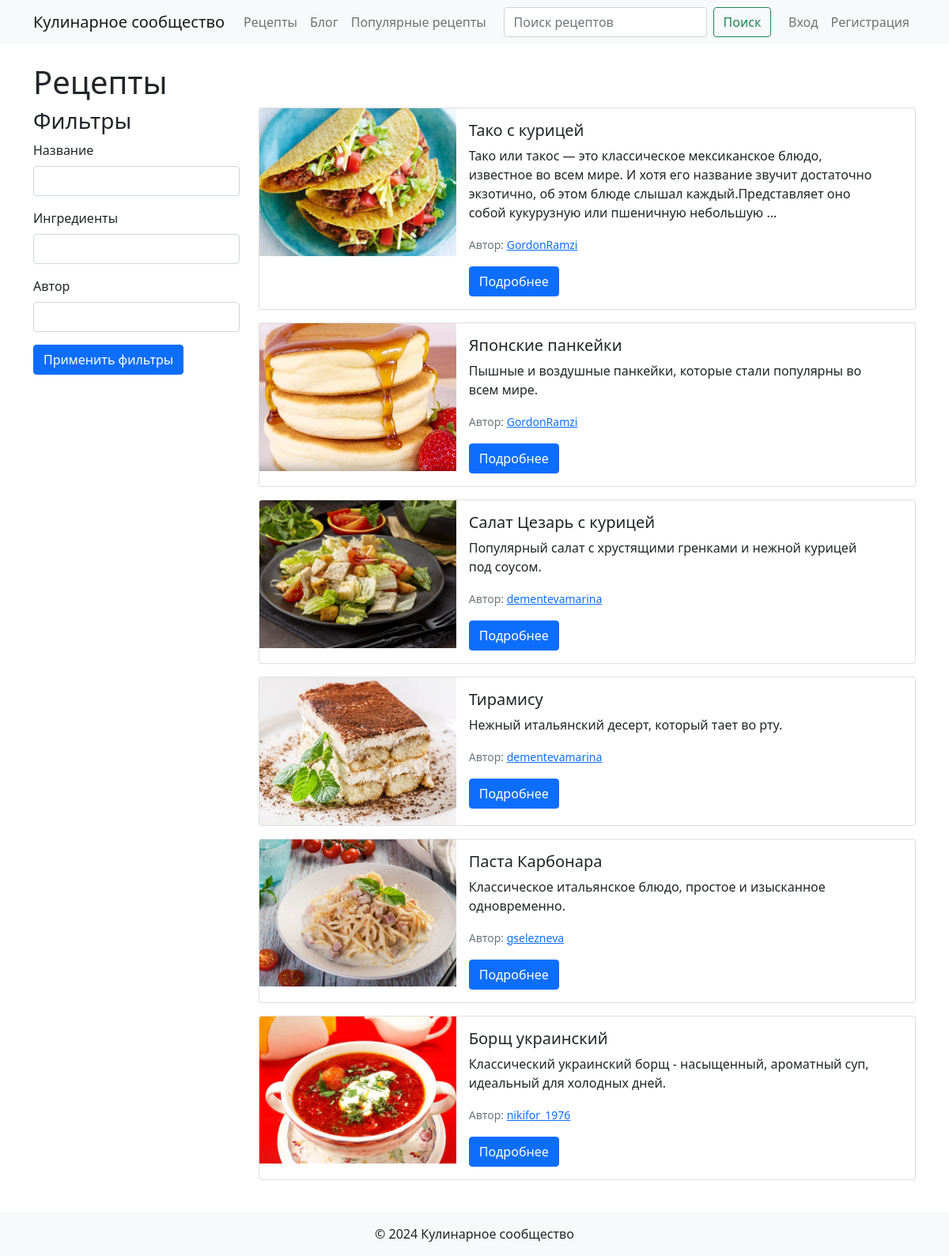
The app's page /recipes/ with its own data.
### recipes/models.py (models this page shows, shortened)
class Recipe(models.Model):
    title = models.CharField(max_length=200)
    description = models.TextField()
    ingredients = models.TextField()
    instructions = models.TextField()
    image = models.ImageField(upload_to='recipes/', blank=True, null=True)
    author = models.ForeignKey(User, on_delete=models.CASCADE)
    created_at = models.DateTimeField(auto_now_add=True)
    updated_at = models.DateTimeField(auto_now=True)
    tags = TaggableManager()
    likes = models.ManyToManyField(User, related_name='liked_recipes', blank=True)
    objects = models.Manager()
    popular = PopularRecipeManager()

### recipes/views.py (the view)
# urls.py: path('recipes/', views.recipe_list, name='recipe_list'),
def recipe_list(request):
    recipes = Recipe.objects.all().order_by('-created_at')
    title_query = request.GET.get('title')
    if title_query:
        recipes = recipes.filter(title__icontains=title_query)
    ingredients_query = request.GET.get('ingredients')
    if ingredients_query:
        recipes = recipes.filter(ingredients__icontains=ingredients_query)
    author_query = request.GET.get('author')
    if author_query:
        recipes = recipes.filter(author__username__icontains=author_query)
    paginator = Paginator(recipes, 10)
    page_number = request.GET.get('page')
    page_obj = paginator.get_page(page_number)
    return render(request, 'recipes/recipe_list.html', {'page_obj': page_obj})

### templates/recipes/recipe_list.html (shortened to what this page needs)
{% extends 'base.html' %}
{% block content %}
    <h1>Рецепты</h1>
    <div class="row">
        <div class="col-md-3">
            <h3>Фильтры</h3>
            <form method="get">
                <div class="mb-3">
                    <label for="title" class="form-label">Название</label>
                    <input type="text" class="form-control" id="title" name="title" value="{{ request.GET.title }}">
                </div>
                <div class="mb-3">
                    <label for="ingredients" class="form-label">Ингредиенты</label>
                    <input type="text" class="form-control" id="ingredients" name="ingredients"
                           value="{{ request.GET.ingredients }}">
                </div>
                <div class="mb-3">
                    <label for="author" class="form-label">Автор</label>
                    <input type="text" class="form-control" id="author" name="author" value="{{ request.GET.author }}">
                </div>
                <button type="submit" class="btn btn-primary">Применить фильтры</button>
            </form>
        </div>
              <div class="col-md-9">
            {% for recipe in page_obj %}
                <div class="card mb-3">
                    <div class="row g-0">
                        <div class="col-md-4 recipe-image-container">
                            <div class="recipe-image-wrapper">
                                <img src="{% if recipe.image %}{{ recipe.image.url }}{% else %}https://placehold.co/400x300?text=Нет+фото{% endif %}"
                                     class="recipe-image"
                                     alt="{% if recipe.image %}{{ recipe.title }}{% else %}Нет фото{% endif %}">
                            </div>
                        </div>
                        <div class="col-md-8">
                            <div class="card-body">
                                <h5 class="card-title">{{ recipe.title }}</h5>
                                <p class="card-text">{{ recipe.description|truncatewords:30 }}</p>
                                <p class="card-text"><small class="text-muted">Автор: <a href="{% url 'user_recipes' recipe.author.username %}">{{ recipe.author.username }}</a></small></p>
                                <a href="{% url 'recipe_detail' recipe.pk %}" class="btn btn-primary">Подробнее</a>
                            </div>
                        </div>
                    </div>
                </div>
            {% empty %}
                <p>Рецепты не найдены.</p>
            {% endfor %}
        </div>
    </div>
{% endblock %}

### templates/base.html (shortened to what this page needs)
<!DOCTYPE html>
<html lang="ru">
<head>
    <link href="https://cdn.jsdelivr.net/npm/bootstrap@5.1.3/dist/css/bootstrap.min.css" rel="stylesheet">
</head>
<body>
<nav class="navbar navbar-expand-lg navbar-light bg-light">
    <div class="container">
        <a class="navbar-brand" href="{% url 'home' %}">Кулинарное сообщество</a>
        <div class="collapse navbar-collapse" id="navbarNav">
            <ul class="navbar-nav me-auto">
                <li class="nav-item">
                    <a class="nav-link" href="{% url 'recipe_list' %}">Рецепты</a>
                </li>
                <li class="nav-item">
                    <a class="nav-link" href="{% url 'post_list' %}">Блог</a>
                </li>
                <li class="nav-item">
                    <a class="nav-link" href="{% url 'popular_recipes' %}">Популярные рецепты</a>
                </li>
            </ul>
            <form class="d-flex" action="{% url 'search_recipes' %}" method="get">
                <input class="form-control me-2" type="search" placeholder="Поиск рецептов" name="q">
                <button class="btn btn-outline-success" type="submit">Поиск</button>
            </form>
            <ul class="navbar-nav ms-auto">
                {% if user.is_authenticated %}
                    <li class="nav-item">
                        <a class="nav-link" href="{% url 'profile' %}">Профиль</a>
                    </li>
                    <li class="nav-item">
                        <a class="nav-link" href="{% url 'logout' %}">Выход</a>
                    </li>
                {% else %}
                    <li class="nav-item">
                        <a class="nav-link" href="{% url 'login' %}">Вход</a>
                    </li>
                    <li class="nav-item">
                        <a class="nav-link" href="{% url 'register' %}">Регистрация</a>
                    </li>
                {% endif %}
            </ul>
        </div>
    </div>
</nav>
<main class="container mt-4">
    {% block content %}{% endblock %}
</main>
<footer class="bg-light text-center text-lg-start mt-4">
    <div class="text-center p-3">
        © 2024 Кулинарное сообщество
    </div>
</footer>
</body>
</html>

### templates/recipes/recipe_list.html (style rules this page uses)
.card { overflow: hidden; }
.recipe-image-container { height: 100%; }
.recipe-image-wrapper { position: relative; padding-top: 75%; width: 100%; height: 0; }
.recipe-image { position: absolute; top: 0; left: 0; width: 100%; height: 100%; object-fit: cover; }
.row.g-0 { display: flex; }
.col-md-4 { max-width: 30%; }
.col-md-8 { max-width: 70%; }

### records on screen
Recipe: image (picture), title "Тако с курицей", description "Тако или такос — это классическое мексиканское блюдо, известное во всем мире. И хотя его название звучит достаточно экзотично, об этом блюде слышал каждый.Представляет оно собой кукурузную или пшеничную небольшую …", author.username "GordonRamzi"
Recipe: image (picture), title "Японские панкейки", description "Пышные и воздушные панкейки, которые стали популярны во всем мире.", author.username "GordonRamzi"
Recipe: image (picture), title "Салат Цезарь с курицей", description "Популярный салат с хрустящими гренками и нежной курицей под соусом.", author.username "dementevamarina"
Recipe: image (picture), title "Тирамису", description "Нежный итальянский десерт, который тает во рту.", author.username "dementevamarina"
Recipe: image (picture), title "Паста Карбонара", description "Классическое итальянское блюдо, простое и изысканное одновременно.", author.username "gselezneva"
Recipe: image (picture), title "Борщ украинский", description "Классический украинский борщ - насыщенный, ароматный суп, идеальный для холодных дней.", author.username "nikifor_1976"
